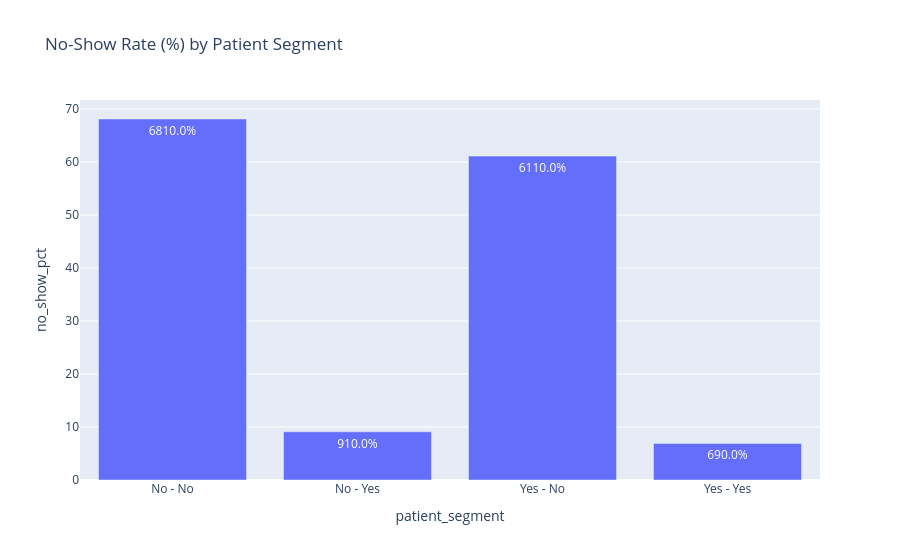

The notebook cell saved with this chart:
### Code cell
# C. Member/Repeat vs Non-Member/First-Time
# Create a combined segment column
historical_df['patient_segment'] = historical_df['apollo_member'] + ' - ' + historical_df['repeat_visit']
segment_noshow = historical_df.groupby('patient_segment')['no_show_flag'].mean().reset_index()
segment_noshow['no_show_pct'] = (segment_noshow['no_show_flag'] * 100).round(1)

fig8 = px.bar(segment_noshow, x='patient_segment', y='no_show_pct', text_auto='.1%',
              title='No-Show Rate (%) by Patient Segment')
fig8.show()

### Figure 1 — Plotly figure (JSON) as saved in the notebook; plotly's stock layout.template omitted (floating-point values rounded to 4 significant figures)
{"data": [{"hovertemplate": "patient_segment=%{x}<br>no_show_pct=%{y}<extra></extra>", "legendgroup": "", "marker": {"color": "#636efa", "pattern": {"shape": ""}}, "name": "", "orientation": "v", "showlegend": false, "textposition": "auto", "texttemplate": "%{y:.1%}", "type": "bar", "x": ["No - No", "No - Yes", "Yes - No", "Yes - Yes"], "xaxis": "x", "y": [68.1, 9.1, 61.1, 6.9], "yaxis": "y"}], "layout": {"barmode": "relative", "legend": {"tracegroupgap": 0}, "title": {"text": "No-Show Rate (%) by Patient Segment"}, "xaxis": {"anchor": "y", "domain": [0, 1], "title": {"text": "patient_segment"}}, "yaxis": {"anchor": "x", "domain": [0, 1], "title": {"text": "no_show_pct"}}}}
